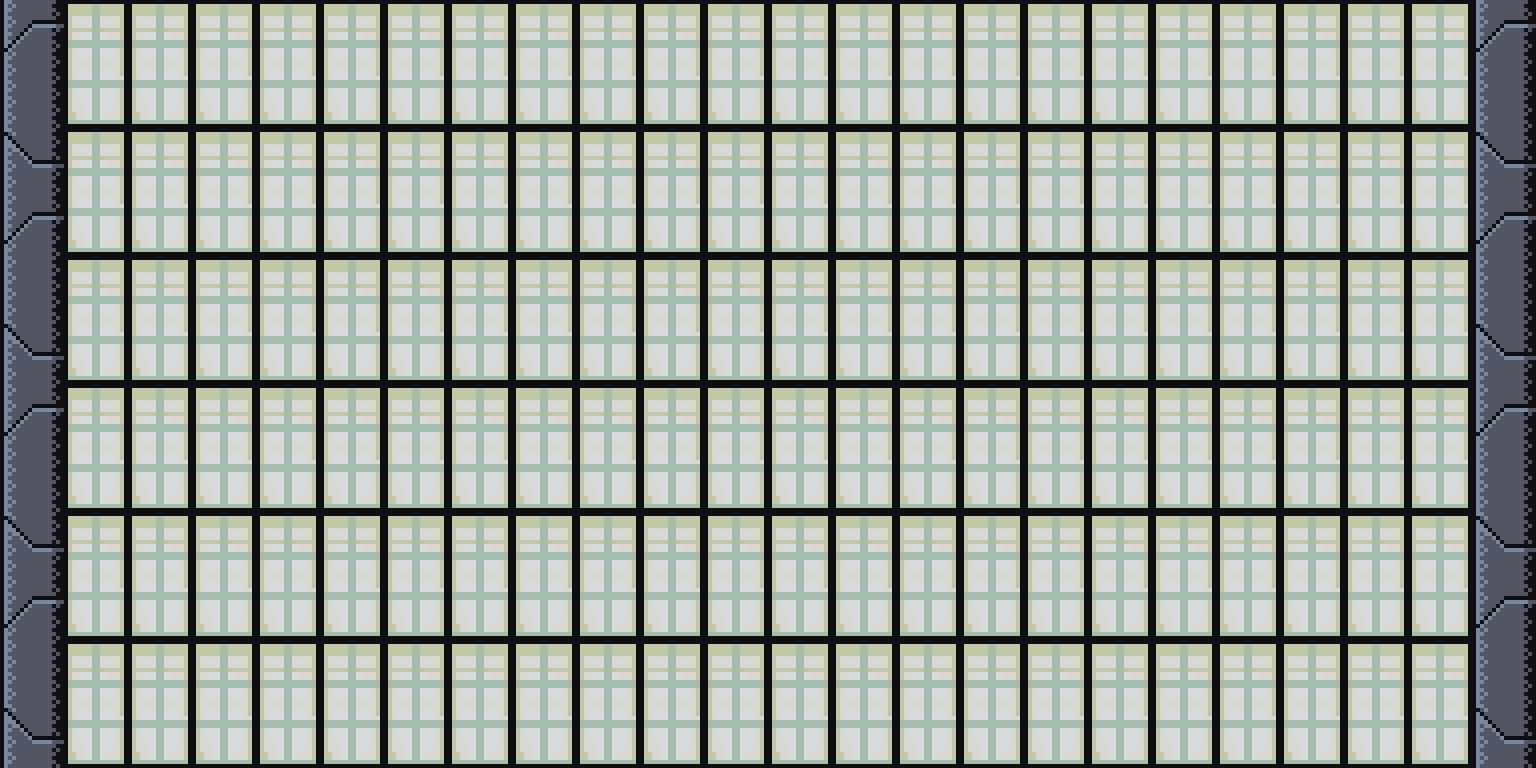

This is a level from a 2D game, rendered from its Tiled map with the project's own tilesets. A one-line summary and the complete map file follow:
An orthogonal 24x12 tile map with 64x64 px tiles, 1 tile layer (Capa de Patrones 1).

<map version="1.2" tiledversion="1.2.3" orientation="orthogonal" renderorder="right-down" width="24" height="12" tilewidth="64" tileheight="64" infinite="0" nextlayerid="2" nextobjectid="1">
 <tileset firstgid="1" name="cd-grey-tilesheet" tilewidth="64" tileheight="64" tilecount="130" columns="13">
  <image source="cd-grey-tilesheet.png" width="832" height="640" />
 </tileset>
 <layer id="1" name="Capa de Patrones 1" width="24" height="12">
  <data encoding="csv">
1,16,16,16,16,16,16,16,16,16,16,16,16,16,16,16,16,16,16,16,16,16,16,1,
14,29,29,29,29,29,29,29,29,29,29,29,29,29,29,29,29,29,29,29,29,29,29,14,
27,16,16,16,16,16,16,16,16,16,16,16,16,16,16,16,16,16,16,16,16,16,16,27,
1,29,29,29,29,29,29,29,29,29,29,29,29,29,29,29,29,29,29,29,29,29,29,1,
14,16,16,16,16,16,16,16,16,16,16,16,16,16,16,16,16,16,16,16,16,16,16,14,
27,29,29,29,29,29,29,29,29,29,29,29,29,29,29,29,29,29,29,29,29,29,29,27,
1,16,16,16,16,16,16,16,16,16,16,16,16,16,16,16,16,16,16,16,16,16,16,1,
14,29,29,29,29,29,29,29,29,29,29,29,29,29,29,29,29,29,29,29,29,29,29,14,
27,16,16,16,16,16,16,16,16,16,16,16,16,16,16,16,16,16,16,16,16,16,16,27,
1,29,29,29,29,29,29,29,29,29,29,29,29,29,29,29,29,29,29,29,29,29,29,1,
14,16,16,16,16,16,16,16,16,16,16,16,16,16,16,16,16,16,16,16,16,16,16,14,
27,29,29,29,29,29,29,29,29,29,29,29,29,29,29,29,29,29,29,29,29,29,29,27
</data>
 </layer>
</map>
